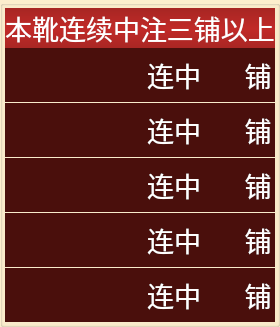
       <widget class="QGroupBox" name="groupBox_4">
        <property name="styleSheet">
         <string notr="true">background-color: rgb(252, 238, 205);</string>
        </property>
        <property name="title">
         <string/>
        </property>
        <layout class="QVBoxLayout" name="verticalLayout_8">
         <property name="leftMargin">
          <number>2</number>
         </property>
         <property name="topMargin">
          <number>2</number>
         </property>
         <property name="rightMargin">
          <number>2</number>
         </property>
         <property name="bottomMargin">
          <number>2</number>
         </property>
         <item>
          <layout class="QVBoxLayout" name="verticalLayout_7" stretch="1,6">
           <property name="spacing">
            <number>0</number>
           </property>
           <item>
            <widget class="QLabel" name="label_137">
             <property name="font">
              <font>
               <family>方正粗黑宋简体</family>
               <pointsize>20</pointsize>
              </font>
             </property>
             <property name="styleSheet">
              <string notr="true">background-color: qlineargradient(spread:reflect, x1:1, y1:0.523045, x2:1, y2:0, stop:0 rgba(193, 42, 40, 255), stop:1 rgba(167, 38, 35, 255));
color: rgb(255, 255, 255);</string>
             </property>
             <property name="text">
              <string>本靴连续中注三铺以上</string>
             </property>
             <property name="alignment">
              <set>Qt::AlignCenter</set>
             </property>
            </widget>
           </item>
           <item>
            <layout class="QGridLayout" name="gridLayout_5" columnstretch="4,2,1,1">
             <property name="horizontalSpacing">
              <number>0</number>
             </property>
             <property name="verticalSpacing">
              <number>1</number>
             </property>
             <item row="0" column="0">
              <widget class="QLabel" name="label_4">
               <property name="maximumSize">
                <size>
                 <width>319</width>
                 <height>90</height>
                </size>
               </property>
               <property name="font">
                <font>
                 <family>方正粗黑宋简体</family>
                 <pointsize>20</pointsize>
                </font>
               </property>
               <property name="styleSheet">
                <string notr="true">color: rgb(255, 255, 255);
background-color: rgb(74, 15, 12);</string>
               </property>
               <property name="text">
                <string/>
               </property>
               <property name="alignment">
                <set>Qt::AlignCenter</set>
               </property>
              </widget>
             </item>
             <item row="0" column="3">
              <widget class="QLabel" name="label_14">
               <property name="font">
                <font>
                 <family>方正粗黑宋简体</family>
                 <pointsize>20</pointsize>
                </font>
               </property>
               <property name="styleSheet">
                <string notr="true">color: rgb(255, 255, 255);
background-color: rgb(74, 15, 12);</string>
               </property>
               <property name="text">
                <string>铺</string>
               </property>
               <property name="alignment">
                <set>Qt::AlignCenter</set>
               </property>
              </widget>
             </item>
             <item row="0" column="1">
              <widget class="QLabel" name="label_8">
               <property name="font">
                <font>
                 <family>方正粗黑宋简体</family>
                 <pointsize>20</pointsize>
                </font>
               </property>
               <property name="styleSheet">
                <string notr="true">color: rgb(255, 255, 255);
background-color: rgb(74, 15, 12);</string>
               </property>
               <property name="text">
                <string>连中</string>
               </property>
               <property name="alignment">
                <set>Qt::AlignCenter</set>
               </property>
              </widget>
             </item>
             <item row="4" column="0">
              <widget class="QLabel" name="label_7">
               <property name="font">
                <font>
                 <family>方正粗黑宋简体</family>
                 <pointsize>20</pointsize>
                </font>
               </property>
               <property name="styleSheet">
                <string notr="true">color: rgb(255, 255, 255);
background-color: rgb(74, 15, 12);</string>
               </property>
               <property name="text">
                <string/>
               </property>
               <property name="alignment">
                <set>Qt::AlignCenter</set>
               </property>
              </widget>
             </item>
             <item row="2" column="0">
              <widget class="QLabel" name="label_6">
               <property name="font">
                <font>
                 <family>方正粗黑宋简体</family>
                 <pointsize>20</pointsize>
                </font>
               </property>
               <property name="styleSheet">
                <string notr="true">color: rgb(255, 255, 255);
background-color: rgb(74, 15, 12);</string>
               </property>
               <property name="text">
                <string/>
               </property>
               <property name="alignment">
                <set>Qt::AlignCenter</set>
               </property>
              </widget>
             </item>
             <item row="1" column="0">
              <widget class="QLabel" name="label_5">
               <property name="font">
                <font>
                 <family>方正粗黑宋简体</family>
                 <pointsize>20</pointsize>
                </font>
               </property>
               <property name="styleSheet">
                <string notr="true">color: rgb(255, 255, 255);
background-color: rgb(74, 15, 12);</string>
               </property>
               <property name="text">
                <string/>
               </property>
               <property name="alignment">
                <set>Qt::AlignCenter</set>
               </property>
              </widget>
             </item>
             <item row="3" column="0">
              <widget class="QLabel" name="label_9">
               <property name="font">
                <font>
                 <family>方正粗黑宋简体</family>
                 <pointsize>20</pointsize>
                </font>
               </property>
               <property name="styleSheet">
                <string notr="true">color: rgb(255, 255, 255);
background-color: rgb(74, 15, 12);</string>
               </property>
               <property name="text">
                <string/>
               </property>
               <property name="alignment">
                <set>Qt::AlignCenter</set>
               </property>
              </widget>
             </item>
             <item row="0" column="2">
              <widget class="QLabel" name="label_first_num">
               <property name="font">
                <font>
                 <family>方正粗黑宋简体</family>
                 <pointsize>30</pointsize>
                </font>
               </property>
               <property name="styleSheet">
                <string notr="true">color: rgb(255, 255, 255);
background-color: rgb(74, 15, 12);</string>
               </property>
               <property name="text">
                <string/>
               </property>
               <property name="alignment">
                <set>Qt::AlignCenter</set>
               </property>
              </widget>
             </item>
             <item row="1" column="1">
              <widget class="QLabel" name="label_15">
               <property name="font">
                <font>
                 <family>方正粗黑宋简体</family>
                 <pointsize>20</pointsize>
                </font>
               </property>
               <property name="styleSheet">
                <string notr="true">color: rgb(255, 255, 255);
background-color: rgb(74, 15, 12);</string>
               </property>
               <property name="text">
                <string>连中</string>
               </property>
               <property name="alignment">
                <set>Qt::AlignCenter</set>
               </property>
              </widget>
             </item>
             <item row="2" column="1">
              <widget class="QLabel" name="label_19">
               <property name="font">
                <font>
                 <family>方正粗黑宋简体</family>
                 <pointsize>20</pointsize>
                </font>
               </property>
               <property name="styleSheet">
                <string notr="true">color: rgb(255, 255, 255);
background-color: rgb(74, 15, 12);</string>
               </property>
               <property name="text">
                <string>连中</string>
               </property>
               <property name="alignment">
                <set>Qt::AlignCenter</set>
               </property>
              </widget>
             </item>
             <item row="3" column="1">
              <widget class="QLabel" name="label_20">
               <property name="font">
                <font>
                 <family>方正粗黑宋简体</family>
                 <pointsize>20</pointsize>
                </font>
               </property>
               <property name="styleSheet">
                <string notr="true">color: rgb(255, 255, 255);
background-color: rgb(74, 15, 12);</string>
               </property>
               <property name="text">
                <string>连中</string>
               </property>
               <property name="alignment">
                <set>Qt::AlignCenter</set>
               </property>
              </widget>
             </item>
             <item row="4" column="1">
              <widget class="QLabel" name="label_21">
               <property name="font">
                <font>
                 <family>方正粗黑宋简体</family>
                 <pointsize>20</pointsize>
                </font>
               </property>
               <property name="styleSheet">
                <string notr="true">color: rgb(255, 255, 255);
background-color: rgb(74, 15, 12);</string>
               </property>
               <property name="text">
                <string>连中</string>
               </property>
               <property name="alignment">
                <set>Qt::AlignCenter</set>
               </property>
              </widget>
             </item>
             <item row="3" column="2">
              <widget class="QLabel" name="label_fourth_num">
               <property name="font">
                <font>
                 <family>方正粗黑宋简体</family>
                 <pointsize>30</pointsize>
                </font>
               </property>
               <property name="styleSheet">
                <string notr="true">color: rgb(255, 255, 255);
background-color: rgb(74, 15, 12);</string>
               </property>
               <property name="text">
                <string/>
               </property>
               <property name="alignment">
                <set>Qt::AlignCenter</set>
               </property>
              </widget>
             </item>
             <item row="4" column="2">
              <widget class="QLabel" name="label_fifth_num">
               <property name="font">
                <font>
                 <family>方正粗黑宋简体</family>
                 <pointsize>30</pointsize>
                </font>
               </property>
               <property name="styleSheet">
                <string notr="true">color: rgb(255, 255, 255);
background-color: rgb(74, 15, 12);</string>
               </property>
               <property name="text">
                <string/>
               </property>
               <property name="alignment">
                <set>Qt::AlignCenter</set>
               </property>
              </widget>
             </item>
             <item row="2" column="2">
              <widget class="QLabel" name="label_third_num">
               <property name="font">
                <font>
                 <family>方正粗黑宋简体</family>
                 <pointsize>30</pointsize>
                </font>
               </property>
               <property name="styleSheet">
                <string notr="true">color: rgb(255, 255, 255);
background-color: rgb(74, 15, 12);</string>
               </property>
               <property name="text">
                <string/>
               </property>
               <property name="alignment">
                <set>Qt::AlignCenter</set>
               </property>
              </widget>
             </item>
             <item row="1" column="2">
              <widget class="QLabel" name="label_second_num">
               <property name="font">
                <font>
                 <family>方正粗黑宋简体</family>
                 <pointsize>30</pointsize>
                </font>
               </property>
               <property name="styleSheet">
                <string notr="true">color: rgb(255, 255, 255);
background-color: rgb(74, 15, 12);</string>
               </property>
               <property name="text">
                <string/>
               </property>
               <property name="alignment">
                <set>Qt::AlignCenter</set>
               </property>
              </widget>
             </item>
             <item row="1" column="3">
              <widget class="QLabel" name="label_26">
               <property name="font">
                <font>
                 <family>方正粗黑宋简体</family>
                 <pointsize>20</pointsize>
                </font>
               </property>
               <property name="styleSheet">
                <string notr="true">color: rgb(255, 255, 255);
background-color: rgb(74, 15, 12);</string>
               </property>
               <property name="text">
                <string>铺</string>
               </property>
               <property name="alignment">
                <set>Qt::AlignCenter</set>
               </property>
              </widget>
             </item>
             <item row="2" column="3">
              <widget class="QLabel" name="label_27">
               <property name="font">
                <font>
                 <family>方正粗黑宋简体</family>
                 <pointsize>20</pointsize>
                </font>
               </property>
               <property name="styleSheet">
                <string notr="true">color: rgb(255, 255, 255);
background-color: rgb(74, 15, 12);</string>
               </property>
               <property name="text">
                <string>铺</string>
               </property>
               <property name="alignment">
                <set>Qt::AlignCenter</set>
               </property>
              </widget>
             </item>
             <item row="3" column="3">
              <widget class="QLabel" name="label_28">
               <property name="font">
                <font>
                 <family>方正粗黑宋简体</family>
                 <pointsize>20</pointsize>
                </font>
               </property>
               <property name="styleSheet">
                <string notr="true">color: rgb(255, 255, 255);
background-color: rgb(74, 15, 12);</string>
               </property>
               <property name="text">
                <string>铺</string>
               </property>
               <property name="alignment">
                <set>Qt::AlignCenter</set>
               </property>
              </widget>
             </item>
             <item row="4" column="3">
              <widget class="QLabel" name="label_29">
               <property name="font">
                <font>
                 <family>方正粗黑宋简体</family>
                 <pointsize>20</pointsize>
                </font>
               </property>
               <property name="styleSheet">
                <string notr="true">color: rgb(255, 255, 255);
background-color: rgb(74, 15, 12);</string>
               </property>
               <property name="text">
                <string>铺</string>
               </property>
               <property name="alignment">
                <set>Qt::AlignCenter</set>
               </property>
              </widget>
             </item>
            </layout>
           </item>
          </layout>
         </item>
        </layout>
       </widget>
